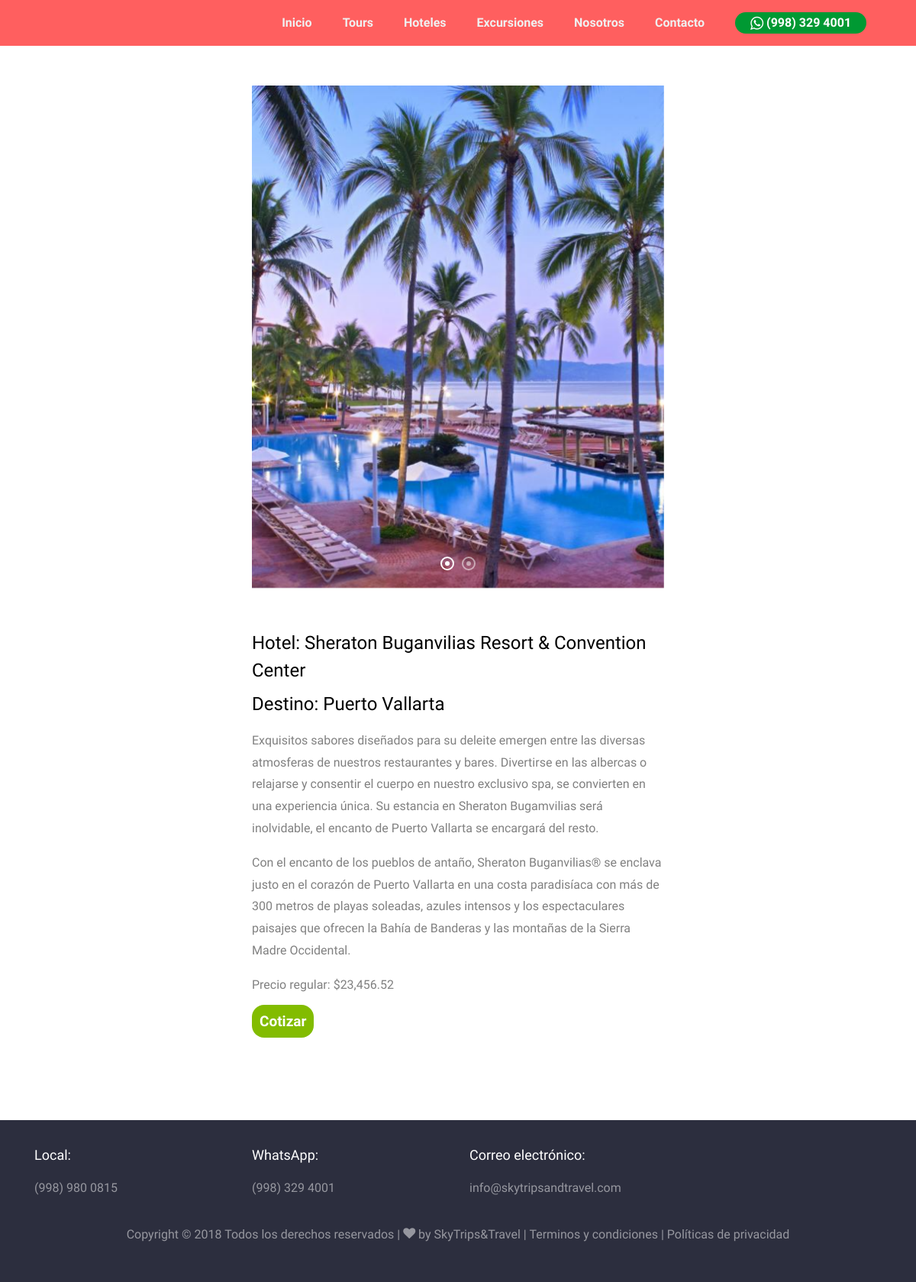
The app's page /hoteles/16 with its own data.
### hoteles/models.py (models this page shows, shortened)
class imagenes(models.Model):
    property = models.ForeignKey(Hotele, related_name='images', on_delete=models.PROTECT)
    image = models.ImageField()
    class Meta:
        verbose_name = 'imagen'
        verbose_name_plural = 'Slider detalle'

class Hotele(models.Model):
    destino = models.CharField(max_length=50)
    nombre_hotel = models.CharField(max_length=50)
    capacidad_habitacion = models.CharField(max_length=50)
    costo = models.CharField(max_length=50)
    descripción = RichTextField()
    imagen = models.ImageField(verbose_name="Imagen", upload_to="hoteles")
    recomendado = models.BooleanField()
    creacion = models.DateTimeField(auto_now_add=True, verbose_name="Fecha de creación")
    actualizacion = models.DateTimeField(auto_now=True, verbose_name="Fecha de actualizacion")
    class Meta:
        verbose_name = 'Hoteles'
        verbose_name_plural = 'Hoteles'
        ordering = ['-creacion']

### hoteles/views.py (the view)
# urls.py: path('hoteles/<int:pk>', hoteles_views.hoteles_details, name="hoteles"),
def hoteles_details(request, pk):
    property = Hotele.objects.get(pk=pk)
    image_list = property.images.all()
    return render(request, "hoteles/hotelesdetails.html", {'hotel': property,'slider':image_list})

### hoteles/templates/hoteles/hotelesdetails.html (shortened to what this page needs)
{% extends 'core/base.html' %}
{% block  content %}
<section class="ftco-section">
  <div class="container">
    <div class="row">
      <div class="col-lg-12">
        <div class="row justify-content-center">
            <div class="col-md-6 col-lg-6 mb-6 ftco-animate">
              <section class="home-slider owl-carousel">
                {% for slide in slider %}
                  <div class="slider-item" style="min-height: 350px;background-image: url('{{slide.image.url}}');" data-stellar-background-ratio="0.5">
                  </div>
                {% endfor %}
              </section>
              <br>
              <h4 class="heading">Hotel: {{hotel.nombre_hotel}}</h3>
              <h4>Destino: {{hotel.destino}}</h4>
              <p>{{hotel.descripción|safe}}</p>
              <p class="price">{{hotel.costo}}</p>
              <a href="http://bit.ly/2OmOBYh" target="_blank"><span class="bt-copmprar price" style="color:white!important;font-size:19px;">Cotizar</span></a>
            </div>
        </div>
    </div>
  </div>
</section>
{% endblock %}

### records on screen
imagenes: image (picture)
Hotele: nombre_hotel "Sheraton Buganvilias Resort & Convention Center", destino "Puerto Vallarta", descripción "Exquisitos sabores diseñados para su deleite emergen entre las diversas atmosferas de nuestros restaurantes y bares. Divertirse en las albercas o relajarse y consentir el cuerpo en nuestro exclusivo spa, se convierten en una experiencia única. Su estancia en Sheraton Bugamvilias será inolvidable, el encanto de Puerto Vallarta se encargará del resto. Con el encanto de los pueblos de antaño, Sheraton Buganvilias® se enclava justo en el corazón de Puerto Vallarta en una costa paradisíaca con más de 300 metros de playas soleadas, azules intensos y los espectaculares paisajes que ofrecen la Bahía de Banderas y las montañas de la Sierra Madre Occidental.", costo "Precio regular: $23,456.52"
